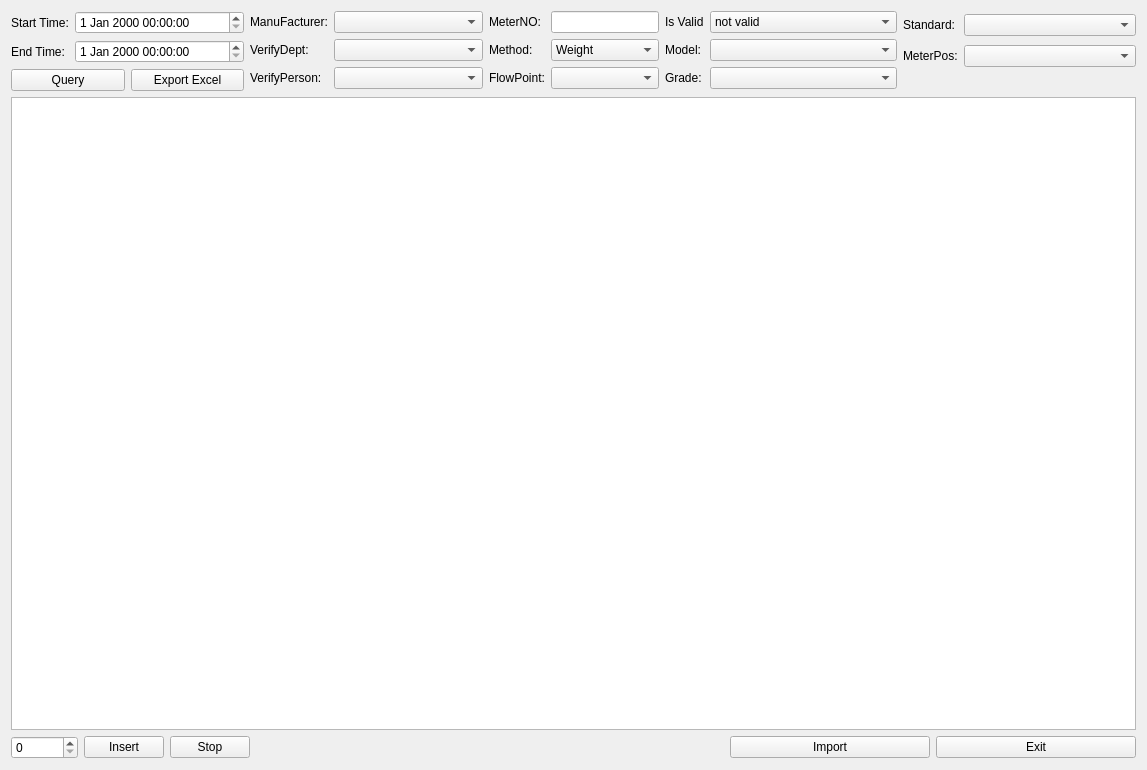
<?xml version="1.0" encoding="UTF-8"?>
<ui version="4.0">
 <class>FlowResultClass</class>
 <widget class="QWidget" name="FlowResultClass">
  <property name="geometry">
   <rect>
    <x>0</x>
    <y>0</y>
    <width>1147</width>
    <height>770</height>
   </rect>
  </property>
  <property name="windowTitle">
   <string>Flow Verify Result</string>
  </property>
  <property name="windowIcon">
   <iconset resource="../resultquery.qrc">
    <normaloff>:/resultquery/images/flowresult.png</normaloff>:/resultquery/images/flowresult.png</iconset>
  </property>
  <layout class="QGridLayout" name="gridLayout_9">
   <item row="0" column="0">
    <layout class="QGridLayout" name="gridLayout_6">
     <item row="0" column="0">
      <layout class="QGridLayout" name="gridLayout">
       <item row="0" column="0">
        <widget class="QLabel" name="label">
         <property name="sizePolicy">
          <sizepolicy hsizetype="Fixed" vsizetype="Preferred">
           <horstretch>0</horstretch>
           <verstretch>0</verstretch>
          </sizepolicy>
         </property>
         <property name="text">
          <string>Start Time:</string>
         </property>
        </widget>
       </item>
       <item row="0" column="1">
        <widget class="QDateTimeEdit" name="startDateTime"/>
       </item>
       <item row="1" column="0">
        <widget class="QLabel" name="label_2">
         <property name="sizePolicy">
          <sizepolicy hsizetype="Fixed" vsizetype="Preferred">
           <horstretch>0</horstretch>
           <verstretch>0</verstretch>
          </sizepolicy>
         </property>
         <property name="text">
          <string>End Time:</string>
         </property>
        </widget>
       </item>
       <item row="1" column="1">
        <widget class="QDateTimeEdit" name="endDateTime"/>
       </item>
      </layout>
     </item>
     <item row="1" column="0">
      <layout class="QGridLayout" name="gridLayout_5">
       <item row="0" column="0">
        <widget class="QPushButton" name="btnQuery">
         <property name="sizePolicy">
          <sizepolicy hsizetype="Preferred" vsizetype="Fixed">
           <horstretch>0</horstretch>
           <verstretch>0</verstretch>
          </sizepolicy>
         </property>
         <property name="minimumSize">
          <size>
           <width>100</width>
           <height>0</height>
          </size>
         </property>
         <property name="text">
          <string>Query</string>
         </property>
        </widget>
       </item>
       <item row="0" column="1">
        <widget class="QPushButton" name="btnExport">
         <property name="minimumSize">
          <size>
           <width>100</width>
           <height>0</height>
          </size>
         </property>
         <property name="text">
          <string>Export Excel</string>
         </property>
        </widget>
       </item>
      </layout>
     </item>
    </layout>
   </item>
   <item row="0" column="1">
    <layout class="QGridLayout" name="gridLayout_2">
     <item row="0" column="0">
      <widget class="QLabel" name="label_4">
       <property name="sizePolicy">
        <sizepolicy hsizetype="Fixed" vsizetype="Preferred">
         <horstretch>0</horstretch>
         <verstretch>0</verstretch>
        </sizepolicy>
       </property>
       <property name="text">
        <string>ManuFacturer:</string>
       </property>
      </widget>
     </item>
     <item row="0" column="1">
      <widget class="QComboBox" name="cmbManufactDept">
       <property name="sizePolicy">
        <sizepolicy hsizetype="Preferred" vsizetype="Fixed">
         <horstretch>0</horstretch>
         <verstretch>0</verstretch>
        </sizepolicy>
       </property>
      </widget>
     </item>
     <item row="1" column="0">
      <widget class="QLabel" name="label_5">
       <property name="sizePolicy">
        <sizepolicy hsizetype="Fixed" vsizetype="Preferred">
         <horstretch>0</horstretch>
         <verstretch>0</verstretch>
        </sizepolicy>
       </property>
       <property name="text">
        <string>VerifyDept:</string>
       </property>
      </widget>
     </item>
     <item row="1" column="1">
      <widget class="QComboBox" name="cmbVerifyDept">
       <property name="sizePolicy">
        <sizepolicy hsizetype="Preferred" vsizetype="Fixed">
         <horstretch>0</horstretch>
         <verstretch>0</verstretch>
        </sizepolicy>
       </property>
      </widget>
     </item>
     <item row="2" column="0">
      <widget class="QLabel" name="label_3">
       <property name="sizePolicy">
        <sizepolicy hsizetype="Preferred" vsizetype="Preferred">
         <horstretch>0</horstretch>
         <verstretch>0</verstretch>
        </sizepolicy>
       </property>
       <property name="text">
        <string>VerifyPerson:</string>
       </property>
      </widget>
     </item>
     <item row="2" column="1">
      <widget class="QComboBox" name="cmbVerifyPerson">
       <property name="sizePolicy">
        <sizepolicy hsizetype="Preferred" vsizetype="Fixed">
         <horstretch>0</horstretch>
         <verstretch>0</verstretch>
        </sizepolicy>
       </property>
      </widget>
     </item>
    </layout>
   </item>
   <item row="0" column="2">
    <layout class="QGridLayout" name="gridLayout_3">
     <item row="0" column="0">
      <widget class="QLabel" name="label_6">
       <property name="sizePolicy">
        <sizepolicy hsizetype="Fixed" vsizetype="Fixed">
         <horstretch>0</horstretch>
         <verstretch>0</verstretch>
        </sizepolicy>
       </property>
       <property name="text">
        <string>MeterNO:</string>
       </property>
      </widget>
     </item>
     <item row="0" column="1">
      <widget class="QLineEdit" name="lnEditMeterNO">
       <property name="sizePolicy">
        <sizepolicy hsizetype="Fixed" vsizetype="Fixed">
         <horstretch>0</horstretch>
         <verstretch>0</verstretch>
        </sizepolicy>
       </property>
      </widget>
     </item>
     <item row="1" column="0">
      <widget class="QLabel" name="label_7">
       <property name="sizePolicy">
        <sizepolicy hsizetype="Fixed" vsizetype="Fixed">
         <horstretch>0</horstretch>
         <verstretch>0</verstretch>
        </sizepolicy>
       </property>
       <property name="text">
        <string>Method:</string>
       </property>
      </widget>
     </item>
     <item row="1" column="1">
      <widget class="QComboBox" name="cmbMethod">
       <item>
        <property name="text">
         <string>Weight</string>
        </property>
       </item>
       <item>
        <property name="text">
         <string>StdMeter</string>
        </property>
       </item>
      </widget>
     </item>
     <item row="2" column="0">
      <widget class="QLabel" name="label_8">
       <property name="sizePolicy">
        <sizepolicy hsizetype="Fixed" vsizetype="Fixed">
         <horstretch>0</horstretch>
         <verstretch>0</verstretch>
        </sizepolicy>
       </property>
       <property name="text">
        <string>FlowPoint:</string>
       </property>
      </widget>
     </item>
     <item row="2" column="1">
      <widget class="QComboBox" name="cmbFlowPointIdx">
       <item>
        <property name="text">
         <string/>
        </property>
       </item>
       <item>
        <property name="text">
         <string>1</string>
        </property>
       </item>
       <item>
        <property name="text">
         <string>2</string>
        </property>
       </item>
       <item>
        <property name="text">
         <string>3</string>
        </property>
       </item>
       <item>
        <property name="text">
         <string>4</string>
        </property>
       </item>
      </widget>
     </item>
    </layout>
   </item>
   <item row="0" column="3">
    <layout class="QGridLayout" name="gridLayout_4">
     <item row="0" column="0">
      <widget class="QLabel" name="label_9">
       <property name="sizePolicy">
        <sizepolicy hsizetype="Fixed" vsizetype="Fixed">
         <horstretch>0</horstretch>
         <verstretch>0</verstretch>
        </sizepolicy>
       </property>
       <property name="text">
        <string>Is Valid</string>
       </property>
      </widget>
     </item>
     <item row="0" column="1">
      <widget class="QComboBox" name="cmbIsValid">
       <item>
        <property name="text">
         <string>not valid</string>
        </property>
       </item>
       <item>
        <property name="text">
         <string>valid</string>
        </property>
       </item>
       <item>
        <property name="text">
         <string/>
        </property>
       </item>
      </widget>
     </item>
     <item row="1" column="0">
      <widget class="QLabel" name="label_10">
       <property name="sizePolicy">
        <sizepolicy hsizetype="Fixed" vsizetype="Fixed">
         <horstretch>0</horstretch>
         <verstretch>0</verstretch>
        </sizepolicy>
       </property>
       <property name="text">
        <string>Model:</string>
       </property>
       <property name="alignment">
        <set>Qt::AlignRight|Qt::AlignTrailing|Qt::AlignVCenter</set>
       </property>
      </widget>
     </item>
     <item row="1" column="1">
      <widget class="QComboBox" name="cmbModel"/>
     </item>
     <item row="2" column="0">
      <widget class="QLabel" name="label_12">
       <property name="sizePolicy">
        <sizepolicy hsizetype="Fixed" vsizetype="Fixed">
         <horstretch>0</horstretch>
         <verstretch>0</verstretch>
        </sizepolicy>
       </property>
       <property name="text">
        <string>Grade:</string>
       </property>
      </widget>
     </item>
     <item row="2" column="1">
      <widget class="QComboBox" name="cmbGrade"/>
     </item>
    </layout>
   </item>
   <item row="0" column="4">
    <layout class="QGridLayout" name="gridLayout_7">
     <item row="0" column="0">
      <widget class="QLabel" name="label_11">
       <property name="sizePolicy">
        <sizepolicy hsizetype="Fixed" vsizetype="Fixed">
         <horstretch>0</horstretch>
         <verstretch>0</verstretch>
        </sizepolicy>
       </property>
       <property name="text">
        <string>Standard:</string>
       </property>
      </widget>
     </item>
     <item row="0" column="1">
      <widget class="QComboBox" name="cmbStandard"/>
     </item>
     <item row="1" column="0">
      <widget class="QLabel" name="label_13">
       <property name="sizePolicy">
        <sizepolicy hsizetype="Fixed" vsizetype="Fixed">
         <horstretch>0</horstretch>
         <verstretch>0</verstretch>
        </sizepolicy>
       </property>
       <property name="text">
        <string>MeterPos:</string>
       </property>
      </widget>
     </item>
     <item row="1" column="1">
      <widget class="QComboBox" name="cmbMeterPos">
       <item>
        <property name="text">
         <string/>
        </property>
       </item>
       <item>
        <property name="text">
         <string>1</string>
        </property>
       </item>
       <item>
        <property name="text">
         <string>2</string>
        </property>
       </item>
       <item>
        <property name="text">
         <string>3</string>
        </property>
       </item>
       <item>
        <property name="text">
         <string>4</string>
        </property>
       </item>
       <item>
        <property name="text">
         <string>5</string>
        </property>
       </item>
       <item>
        <property name="text">
         <string>6</string>
        </property>
       </item>
       <item>
        <property name="text">
         <string>7</string>
        </property>
       </item>
       <item>
        <property name="text">
         <string>8</string>
        </property>
       </item>
       <item>
        <property name="text">
         <string>9</string>
        </property>
       </item>
       <item>
        <property name="text">
         <string>10</string>
        </property>
       </item>
       <item>
        <property name="text">
         <string>11</string>
        </property>
       </item>
       <item>
        <property name="text">
         <string>12</string>
        </property>
       </item>
      </widget>
     </item>
     <item row="2" column="0" colspan="2">
      <spacer name="horizontalSpacer">
       <property name="orientation">
        <enum>Qt::Horizontal</enum>
       </property>
       <property name="sizeHint" stdset="0">
        <size>
         <width>148</width>
         <height>20</height>
        </size>
       </property>
      </spacer>
     </item>
    </layout>
   </item>
   <item row="1" column="0" colspan="5">
    <widget class="QTableView" name="tableView"/>
   </item>
   <item row="2" column="0" colspan="5">
    <layout class="QGridLayout" name="gridLayout_8">
     <item row="0" column="0">
      <layout class="QHBoxLayout" name="horizontalLayout">
       <item>
        <widget class="QSpinBox" name="spinBoxNums">
         <property name="maximum">
          <number>999999999</number>
         </property>
        </widget>
       </item>
       <item>
        <widget class="QPushButton" name="btnInsert">
         <property name="text">
          <string>Insert</string>
         </property>
        </widget>
       </item>
       <item>
        <widget class="QPushButton" name="btnStop">
         <property name="text">
          <string>Stop</string>
         </property>
        </widget>
       </item>
      </layout>
     </item>
     <item row="0" column="1">
      <spacer name="horizontalSpacer_2">
       <property name="orientation">
        <enum>Qt::Horizontal</enum>
       </property>
       <property name="sizeHint" stdset="0">
        <size>
         <width>108</width>
         <height>20</height>
        </size>
       </property>
      </spacer>
     </item>
     <item row="0" column="2">
      <widget class="QLabel" name="labelProgress">
       <property name="minimumSize">
        <size>
         <width>200</width>
         <height>0</height>
        </size>
       </property>
       <property name="text">
        <string/>
       </property>
      </widget>
     </item>
     <item row="0" column="3">
      <widget class="QPushButton" name="btnImport">
       <property name="sizePolicy">
        <sizepolicy hsizetype="Preferred" vsizetype="Fixed">
         <horstretch>0</horstretch>
         <verstretch>0</verstretch>
        </sizepolicy>
       </property>
       <property name="minimumSize">
        <size>
         <width>200</width>
         <height>0</height>
        </size>
       </property>
       <property name="text">
        <string>Import</string>
       </property>
      </widget>
     </item>
     <item row="0" column="4">
      <widget class="QPushButton" name="btnExit">
       <property name="sizePolicy">
        <sizepolicy hsizetype="Preferred" vsizetype="Fixed">
         <horstretch>0</horstretch>
         <verstretch>0</verstretch>
        </sizepolicy>
       </property>
       <property name="minimumSize">
        <size>
         <width>200</width>
         <height>0</height>
        </size>
       </property>
       <property name="text">
        <string>Exit</string>
       </property>
      </widget>
     </item>
    </layout>
   </item>
  </layout>
 </widget>
 <resources>
  <include location="../resultquery.qrc"/>
 </resources>
 <connections/>
</ui>
